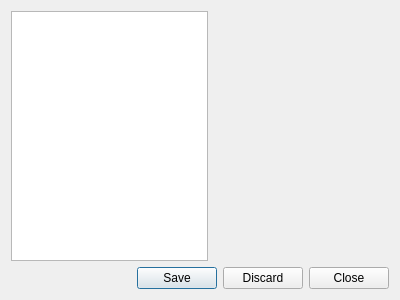
<?xml version="1.0" encoding="UTF-8"?>
<ui version="4.0">
 <class>DemoManagerDlg</class>
 <widget class="QDialog" name="DemoManagerDlg">
  <property name="windowModality">
   <enum>Qt::WindowModal</enum>
  </property>
  <property name="geometry">
   <rect>
    <x>0</x>
    <y>0</y>
    <width>400</width>
    <height>300</height>
   </rect>
  </property>
  <property name="windowTitle">
   <string>Demo Manager</string>
  </property>
  <layout class="QVBoxLayout" name="verticalLayout">
   <item>
    <layout class="QHBoxLayout" name="horizontalLayout">
     <item>
      <widget class="QTreeView" name="demoList">
       <property name="editTriggers">
        <set>QAbstractItemView::NoEditTriggers</set>
       </property>
       <attribute name="headerVisible">
        <bool>false</bool>
       </attribute>
      </widget>
     </item>
     <item>
      <widget class="QLabel" name="preview">
       <property name="sizePolicy">
        <sizepolicy hsizetype="Fixed" vsizetype="Preferred">
         <horstretch>0</horstretch>
         <verstretch>0</verstretch>
        </sizepolicy>
       </property>
       <property name="minimumSize">
        <size>
         <width>175</width>
         <height>0</height>
        </size>
       </property>
       <property name="text">
        <string notr="true"/>
       </property>
       <property name="alignment">
        <set>Qt::AlignLeading|Qt::AlignLeft|Qt::AlignTop</set>
       </property>
      </widget>
     </item>
    </layout>
   </item>
   <item>
    <widget class="QDialogButtonBox" name="buttonBox">
     <property name="orientation">
      <enum>Qt::Horizontal</enum>
     </property>
     <property name="standardButtons">
      <set>QDialogButtonBox::Close|QDialogButtonBox::Discard|QDialogButtonBox::Save</set>
     </property>
    </widget>
   </item>
  </layout>
 </widget>
 <resources/>
 <connections/>
</ui>
